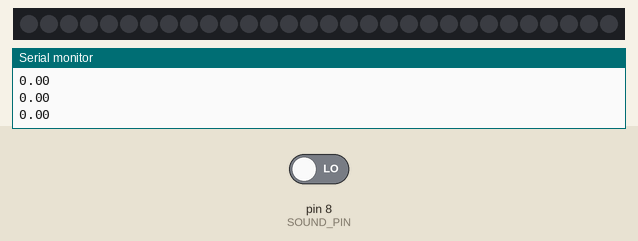
Simulated run of this sketch. Board: Arduino Uno, built with avr-gcc and run on an emulated ATmega328P. Parts: 30 RGB LEDs in strip order, left to right, the last lines printed to the serial monitor. Inputs (shaded band) come from the test bench; at power-on: pin 8 (SOUND_PIN) LOW. Dim RGB values are drawn brighter than linear.

Above: at 1.2 s.
1.3 s: pin 8 (SOUND_PIN) driven HIGH
At 1.36 s:
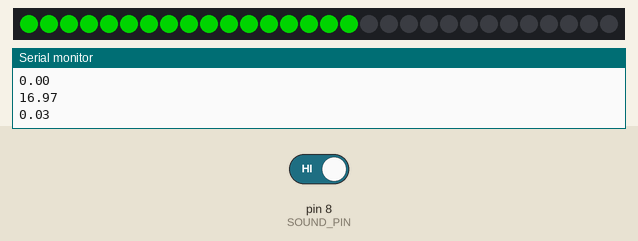
At 2.9 s:
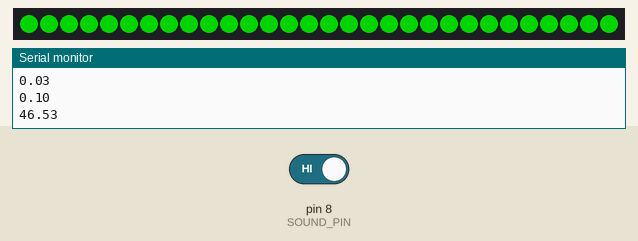
Timing chart, 0 to 4.4 s (numbered marks = the images above; inputs shaded):
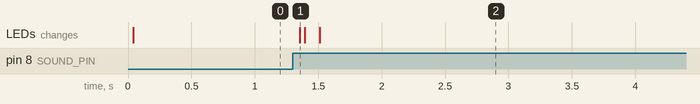

The sketch:

sound_calib.ino
```cpp
#include <FastLED.h>
const int SOUND_PIN = 8;
const int SAMPLE_TIME = 40;
unsigned long current;
unsigned long last = 0;
unsigned long elapsed = 0;
const int OUT_PIN = 9;

class Sound_lvl
{
  float old_lvl;
  float new_lvl;

  public:
    Sound_lvl():old_lvl(0), new_lvl(0){};
    Sound_lvl& operator+=(float a)
    {
      new_lvl = new_lvl + a;
      return *this;
    };
    void reset()
    {
      old_lvl = new_lvl;
      new_lvl = 0;
    };
    float getold()
    {
      return old_lvl;
    }
    float getnew()
    {
      return new_lvl;
    }

};

CRGB leds[30];

void setup() {
  Serial.begin(9600);
  FastLED.addLeds<NEOPIXEL, OUT_PIN>(leds, 30);
}


Sound_lvl level = Sound_lvl();

void loop() {
  current = millis();
  elapsed = current - last;

  if (digitalRead(SOUND_PIN) == HIGH){
    level+=0.025;
  }


  if (elapsed > SAMPLE_TIME) {
    Serial.println( level.getnew() );
    if( level.getnew() > level.getold() )
    {
        for(int i = level.getold(); i < level.getnew() ; i++)
      {
        leds[i] = CRGB::Green;
        FastLED.show();
      }
    }
    else
    {
      for( int i = level.getold(); i >= level.getnew(); i--)
      {
        leds[i] = CRGB::Black;
        FastLED.show();
      }
    }
    level.reset();
    last = current;
  }
}
```

Measured:
- after the input at 1.3 s, the LEDs: change after 0.06 s (image 1)
